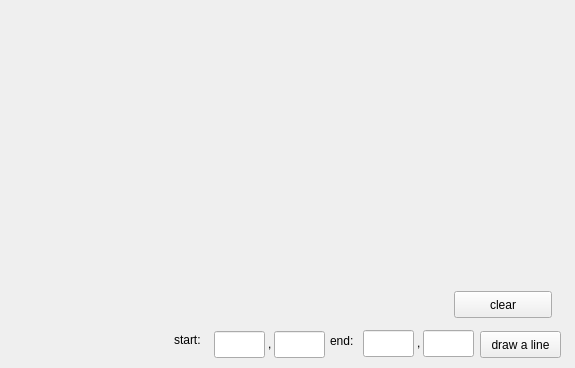
<?xml version="1.0" encoding="UTF-8"?>
<ui version="4.0">
 <class>picturemap</class>
 <widget class="QWidget" name="picturemap">
  <property name="geometry">
   <rect>
    <x>0</x>
    <y>0</y>
    <width>575</width>
    <height>368</height>
   </rect>
  </property>
  <property name="windowTitle">
   <string>picturemap</string>
  </property>
  <widget class="QLabel" name="label">
   <property name="geometry">
    <rect>
     <x>174</x>
     <y>331</y>
     <width>41</width>
     <height>17</height>
    </rect>
   </property>
   <property name="text">
    <string>start:</string>
   </property>
  </widget>
  <widget class="QLineEdit" name="lineEdit_4">
   <property name="geometry">
    <rect>
     <x>423</x>
     <y>330</y>
     <width>51</width>
     <height>27</height>
    </rect>
   </property>
  </widget>
  <widget class="QLabel" name="label_2">
   <property name="geometry">
    <rect>
     <x>330</x>
     <y>332</y>
     <width>41</width>
     <height>17</height>
    </rect>
   </property>
   <property name="text">
    <string>end:</string>
   </property>
  </widget>
  <widget class="QLabel" name="label_3">
   <property name="geometry">
    <rect>
     <x>268</x>
     <y>335</y>
     <width>16</width>
     <height>17</height>
    </rect>
   </property>
   <property name="text">
    <string>,</string>
   </property>
  </widget>
  <widget class="QLabel" name="label_5">
   <property name="geometry">
    <rect>
     <x>160</x>
     <y>240</y>
     <width>66</width>
     <height>17</height>
    </rect>
   </property>
   <property name="text">
    <string/>
   </property>
  </widget>
  <widget class="QPushButton" name="pushButton">
   <property name="geometry">
    <rect>
     <x>454</x>
     <y>291</y>
     <width>98</width>
     <height>27</height>
    </rect>
   </property>
   <property name="text">
    <string>clear</string>
   </property>
  </widget>
  <widget class="QLineEdit" name="lineEdit_2">
   <property name="geometry">
    <rect>
     <x>363</x>
     <y>330</y>
     <width>51</width>
     <height>27</height>
    </rect>
   </property>
  </widget>
  <widget class="QLabel" name="label_4">
   <property name="geometry">
    <rect>
     <x>417</x>
     <y>334</y>
     <width>16</width>
     <height>17</height>
    </rect>
   </property>
   <property name="text">
    <string>,</string>
   </property>
  </widget>
  <widget class="QLineEdit" name="lineEdit_3">
   <property name="geometry">
    <rect>
     <x>274</x>
     <y>331</y>
     <width>51</width>
     <height>27</height>
    </rect>
   </property>
  </widget>
  <widget class="QLineEdit" name="lineEdit">
   <property name="geometry">
    <rect>
     <x>214</x>
     <y>331</y>
     <width>51</width>
     <height>27</height>
    </rect>
   </property>
  </widget>
  <widget class="QPushButton" name="pushButton_2">
   <property name="geometry">
    <rect>
     <x>480</x>
     <y>331</y>
     <width>81</width>
     <height>27</height>
    </rect>
   </property>
   <property name="text">
    <string>draw a line</string>
   </property>
  </widget>
  <widget class="QLabel" name="label_6">
   <property name="geometry">
    <rect>
     <x>290</x>
     <y>240</y>
     <width>66</width>
     <height>17</height>
    </rect>
   </property>
   <property name="text">
    <string/>
   </property>
  </widget>
 </widget>
 <layoutdefault spacing="6" margin="11"/>
 <resources/>
 <connections/>
</ui>
